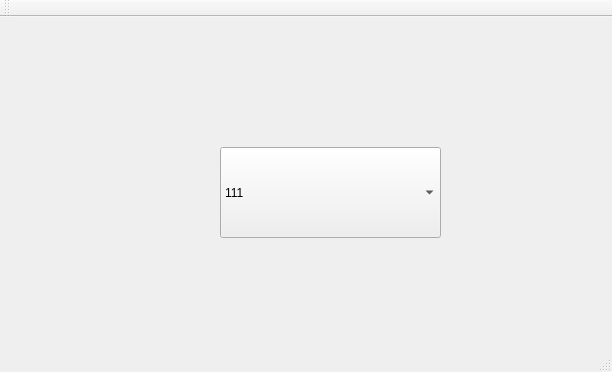
<?xml version="1.0" encoding="UTF-8"?>
<ui version="4.0">
 <class>MainWindow</class>
 <widget class="QMainWindow" name="MainWindow">
  <property name="geometry">
   <rect>
    <x>0</x>
    <y>0</y>
    <width>612</width>
    <height>372</height>
   </rect>
  </property>
  <property name="windowTitle">
   <string>MainWindow</string>
  </property>
  <widget class="QWidget" name="centralWidget">
   <widget class="QComboBox" name="comboBox">
    <property name="geometry">
     <rect>
      <x>220</x>
      <y>130</y>
      <width>221</width>
      <height>91</height>
     </rect>
    </property>
    <item>
     <property name="text">
      <string>111</string>
     </property>
    </item>
    <item>
     <property name="text">
      <string>222</string>
     </property>
    </item>
    <item>
     <property name="text">
      <string>333</string>
     </property>
    </item>
    <item>
     <property name="text">
      <string>dddd</string>
     </property>
    </item>
   </widget>
  </widget>
  <widget class="QMenuBar" name="menuBar">
   <property name="geometry">
    <rect>
     <x>0</x>
     <y>0</y>
     <width>612</width>
     <height>20</height>
    </rect>
   </property>
  </widget>
  <widget class="QToolBar" name="mainToolBar">
   <attribute name="toolBarArea">
    <enum>TopToolBarArea</enum>
   </attribute>
   <attribute name="toolBarBreak">
    <bool>false</bool>
   </attribute>
  </widget>
  <widget class="QStatusBar" name="statusBar"/>
 </widget>
 <layoutdefault spacing="6" margin="11"/>
 <resources/>
 <connections/>
</ui>
